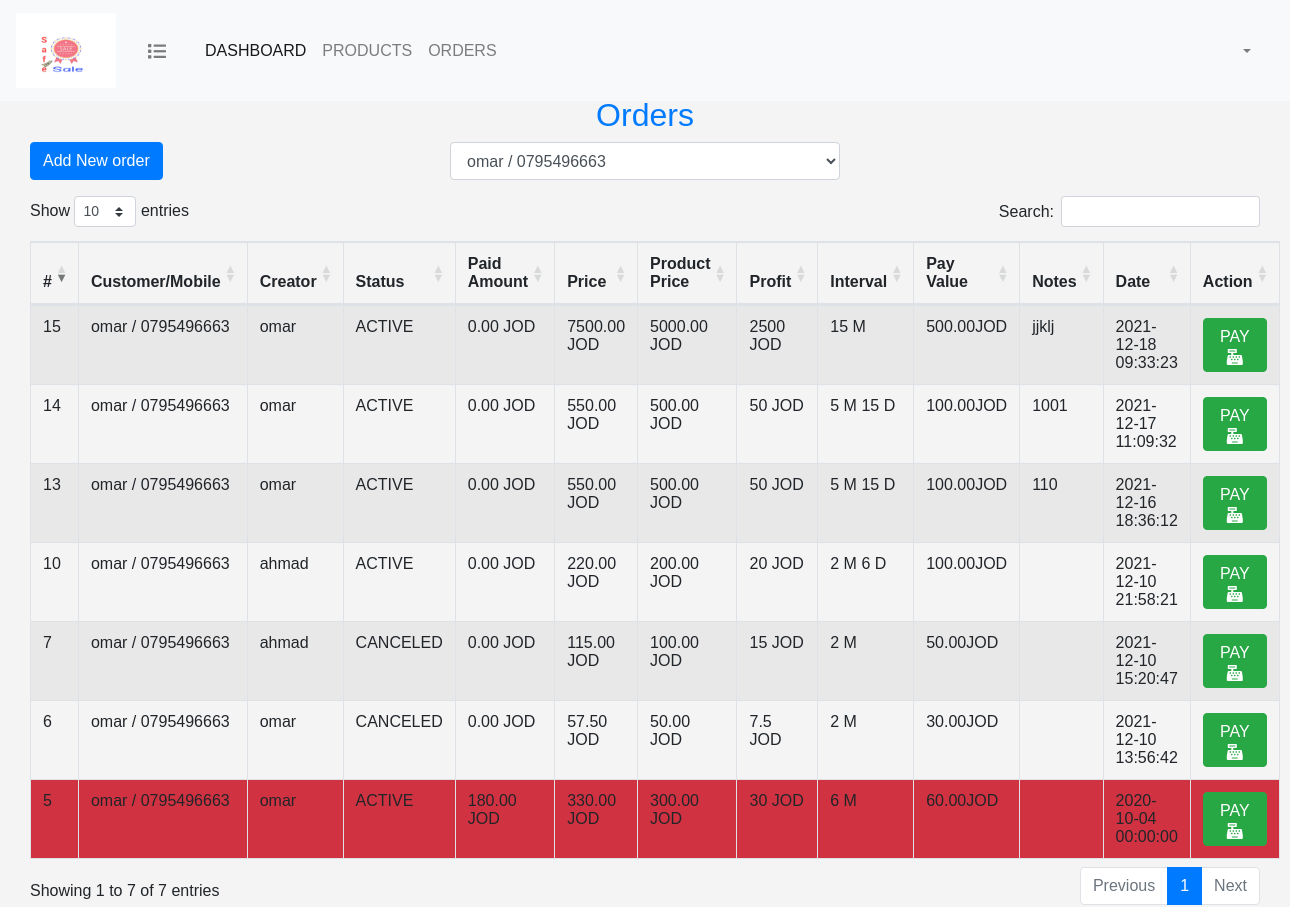
The page /orders/index.php?customer_id=1 on the database as committed earlier.
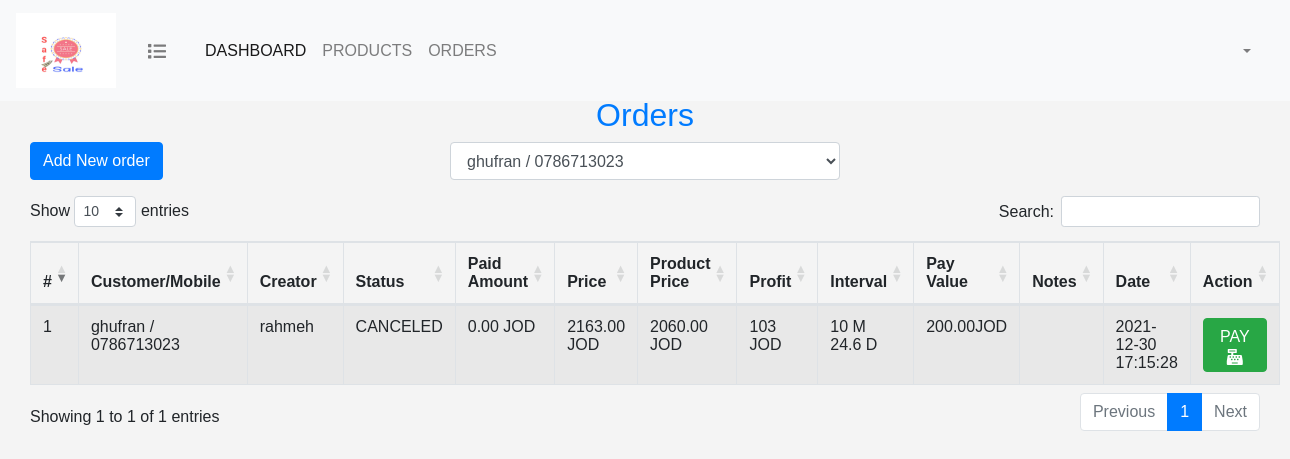
The same page on the database as committed later.
### tables this page shows
CREATE TABLE `orders` (
  `order_id` int(11) NOT NULL,
  `creator_id` int(11) NOT NULL,
  `customer_id` int(11) NOT NULL,
  `pay_interval` decimal(4,2) NOT NULL,
  `pay_value` decimal(8,2) NOT NULL,
  `price` decimal(8,2) NOT NULL,
  `status` enum('ACTIVE','FINISHED','CANCELED','') NOT NULL DEFAULT 'ACTIVE',
  `notes` text NOT NULL,
  `promissory_note` varchar(300) NOT NULL,
  `creation_date` datetime NOT NULL DEFAULT current_timestamp()
);

CREATE TABLE `customers` (
  `customer_id` int(11) NOT NULL,
  `name` varchar(155) NOT NULL,
  `email` varchar(50) NOT NULL,
  `mobile` varchar(14) NOT NULL,
  `password` varchar(255) NOT NULL
);

CREATE TABLE `users` (
  `id` int(11) NOT NULL,
  `name` varchar(255) NOT NULL,
  `user_name` varchar(255) NOT NULL,
  `email` varchar(255) NOT NULL,
  `password` varchar(255) NOT NULL,
  `privilege_id` int(11) NOT NULL,
  `is_active` tinyint(1) NOT NULL DEFAULT 1
);

### orders/index.php (the view, shortened to what this page needs)
<?php
include('../db_connect.php');
$customer_id = -1;
$customer_condition = '';
$params = [];
if(isset($_GET['customer_id'])){
    $customer_id = $_GET['customer_id'];
    $customer_condition = ' WHERE o.customer_id = ?';
    $params[] = $customer_id;
}
$query = "SELECT o.*  , c.name as customer_name , c.mobile as customer_mobile , u.name as creator_name ,
(SELECT SUM(sub_price) FROM orders_products WHERE order_id = o.order_id  ) as products_price,
IFNULL((SELECT SUM(amount) FROM installments WHERE order_id = o.order_id  ),0) as sum_paid
from orders as o
INNER JOIN customers as c  ON c.customer_id = o.customer_id
INNER JOIN users as u ON u.id = o.creator_id
$customer_condition
ORDER BY o.order_id DESC
";
$statement = $con->prepare($query);
$statement->execute($params);
$orders = $statement->fetchAll(PDO::FETCH_ASSOC);
$query = "SELECT * FROM customers";
$statement = $con->prepare($query);
$statement->execute();
$customers = $statement->fetchAll(PDO::FETCH_ASSOC);
?>
<html>
<head>
    <?php include "../include/header.php";?>
    <link rel="stylesheet" href="orders.css">
</head>
<body>
<?php include "../include/navbar.php"?>
<div class="container-fluid pt-5">
    <?php
    include "../include/dashboard.php";
    ?>
    <h2 class="text-primary text-center mt-5">Orders</h2>
    <div class="row">
        <div class="col-md-4">
            <a href="add_order.php" class="btn btn-primary mb-2">Add New order</a>
        </div>
        <div class="form-group col-md-4">
            <select class="form-control" name="customers" id="filter_customer">
                <?php
                foreach($customers as $customer){
                    $selected = $customer['customer_id'] == $customer_id ? 'selected': '';
                    ?>
                    <option <?=$selected?> value="<?=$customer['customer_id']?>">
                        <?=$customer['name']?> / <?=$customer['mobile']?>
                    </option>
                <?php }?>
            </select>
        </div>
    </div>
    <table id="orders_table" class="table table-bordered table-striped">
        <thead>
        <tr>
            <th scope="col">#</th>
            <th scope="col">Customer/Mobile</th>
            <th scope="col">Creator</th>
            <th scope="col">Status</th>
            <th scope="col">Paid Amount</th>
            <th scope="col">Price</th>
            <th scope="col">Product Price</th>
            <th scope="col">Profit</th>
            <th scope="col">Interval</th>
            <th scope="col">Pay Value</th>
            <th scope="col">Notes</th>
            <th scope="col">Date</th>
            <th scope="col">Action</th>
        </tr>
        </thead>
        <tbody>
          <?php
          foreach($orders as $order)
          {
              $creation_date = strtotime($order['creation_date']) * 1000;
              $current_time =  microtime(true) * 1000;
              $time_diff = $current_time - $creation_date;
              $diff_in_month = $time_diff / 1000 / 60 / 60 / 24 / 30;
              $paid_amount = $order['sum_paid'];
              $isLate = false;
              $pay_interval = floatval($order['pay_interval']);
              $days = ($pay_interval - floor($pay_interval))*30;
              $months = floor($pay_interval);
              $interval_text = $months . " M " ;
              if($days != 0)
                  $interval_text .= $days . " D";
              if(floatval($paid_amount) < floatval($order['pay_value']) * floor($diff_in_month)){
                  $isLate = true;
              }
              ?>
               <tr class="<?=$isLate ? 'bg-danger': ''?>" id="<?=$order['order_id']?>">
               <td><?=$order['order_id']?></td>
               <td><?=$order['customer_name'] . ' / ' .$order['customer_mobile'] ?></td>
               <td><?=$order['creator_name']?></td>
               <td><?=$order['status']?></td>
               <td><?=$paid_amount?> JOD</td>
               <td><?=$order['price']?> JOD</td>
               <td><?=$order['products_price']?> JOD</td>
               <td><?= ($order['price'] - $order['products_price'] )?> JOD</td>
               <td><?=$interval_text?></td>
               <td><?=$order['pay_value']?>JOD</td>
               <td><?=$order['notes']?></td>
               <td><?=$order['creation_date']?></td>
               <td>
                   <a href="pay.php?order_id=<?=$order['order_id']?>"  class="btn btn-success">PAY <i class="fas fa-cash-register"></i></a>
               </td>
              </tr>
          <?php }?>
        </tbody>
    </table>
</div>
</body>
</html>

Rows that differ between the two databases and show on the page:
removed orders: order_id "15", customer.name "omar", customer.mobile "0795496663", users.name "omar", status "ACTIVE", paid_amount "0.00", price "7500.00", products_price "5000.00", products_price "2500", pay_interval "15 M", pay_value "500.00", notes "jjklj", creation_date "2021-12-18 09:33:23"
removed orders: order_id "14", customer.name "omar", customer.mobile "0795496663", users.name "omar", status "ACTIVE", paid_amount "0.00", price "550.00", products_price "500.00", products_price "50", pay_interval "5 M 15 D", pay_value "100.00", notes "1001", creation_date "2021-12-17 11:09:32"
removed orders: order_id "13", customer.name "omar", customer.mobile "0795496663", users.name "omar", status "ACTIVE", paid_amount "0.00", price "550.00", products_price "500.00", products_price "50", pay_interval "5 M 15 D", pay_value "100.00", notes "110", creation_date "2021-12-16 18:36:12"
removed orders: order_id "10", customer.name "omar", customer.mobile "0795496663", users.name "ahmad", status "ACTIVE", paid_amount "0.00", price "220.00", products_price "200.00", products_price "20", pay_interval "2 M 6 D", pay_value "100.00", creation_date "2021-12-10 21:58:21"
removed orders: order_id "7", customer.name "omar", customer.mobile "0795496663", users.name "ahmad", status "CANCELED", paid_amount "0.00", price "115.00", products_price "100.00", products_price "15", pay_interval "2 M", pay_value "50.00", creation_date "2021-12-10 15:20:47"
removed orders: order_id "6", customer.name "omar", customer.mobile "0795496663", users.name "omar", status "CANCELED", paid_amount "0.00", price "57.50", products_price "50.00", products_price "7.5", pay_interval "2 M", pay_value "30.00", creation_date "2021-12-10 13:56:42"
removed orders: order_id "5", customer.name "omar", customer.mobile "0795496663", users.name "omar", status "ACTIVE", paid_amount "180.00", price "330.00", products_price "300.00", products_price "30", pay_interval "6 M", pay_value "60.00", creation_date "2020-10-04 00:00:00"
now on this page (row edited): orders: order_id "1", customer.name "ghufran", customer.mobile "0786713023", users.name "rahmeh", status "CANCELED", paid_amount "0.00", price "2163.00", products_price "2060.00", products_price "103", pay_interval "10 M 24.6 D", pay_value "200.00", creation_date "2021-12-30 17:15:28"
Other text that changed with them:
text written by a page script: "Show entries Search: Showing 1 to 7 of 7 entries Previous 1 Next" → "Show entries Search: Showing 1 to 1 of 1 entries Previous 1 Next"
form field customers: "omar / 0795496663" → "ghufran / 0786713023"
